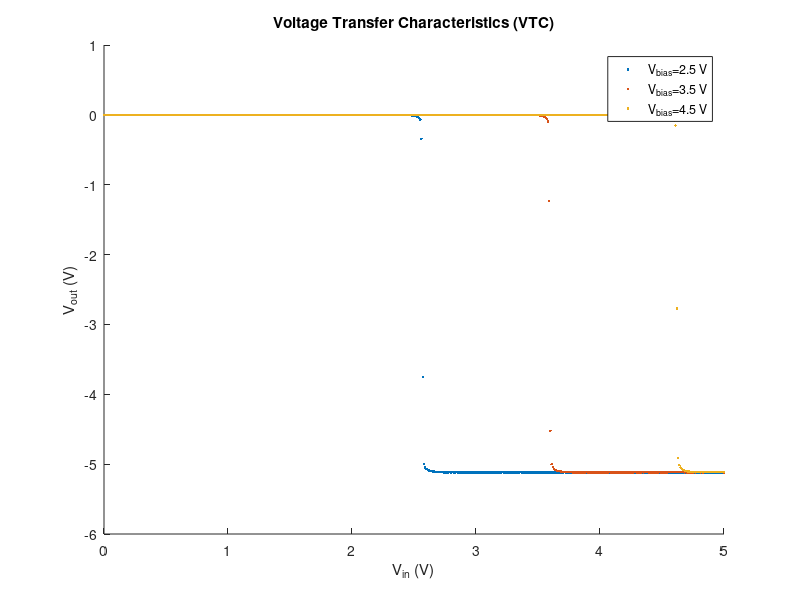
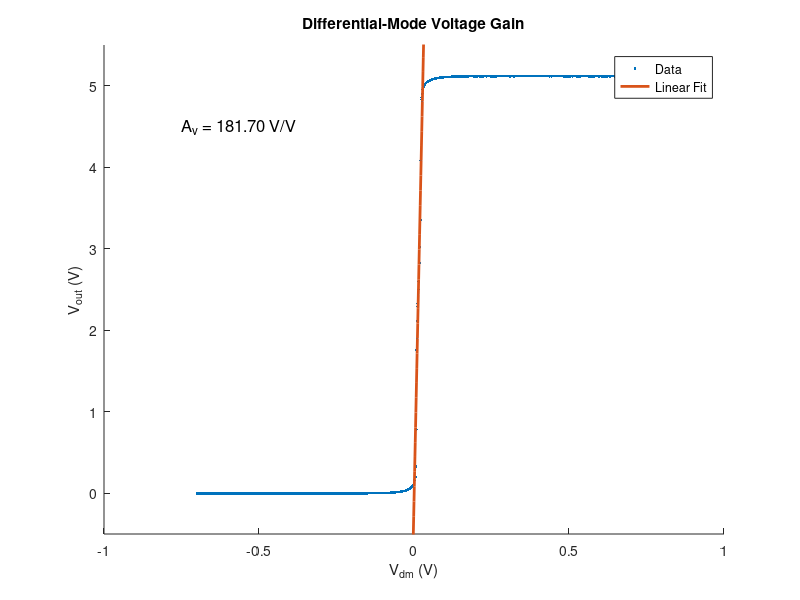
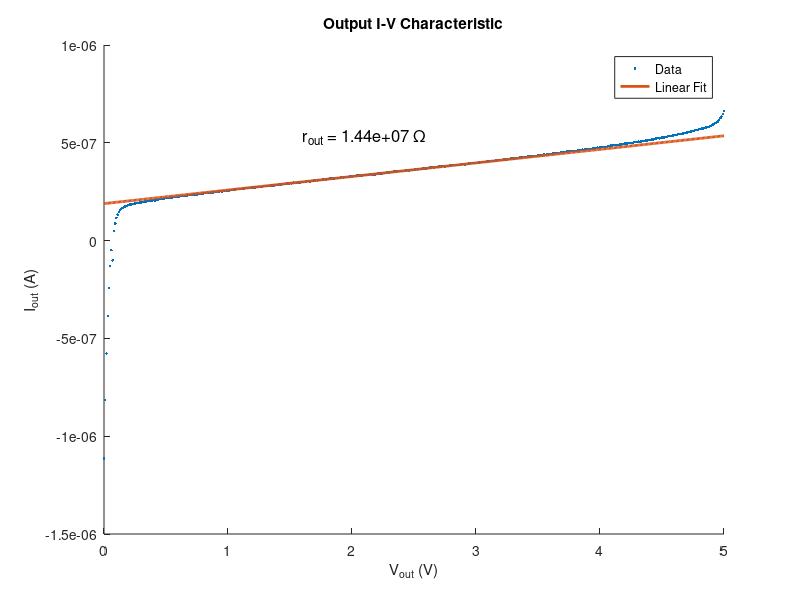
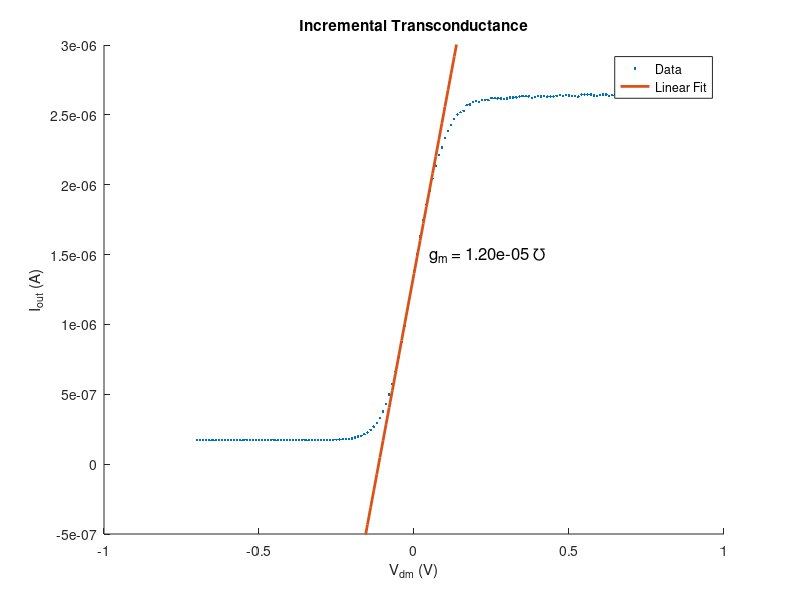

Here is the MATLAB script that generated these plots, in order: (Note: this script raises an error after producing the figures.)
clear; close all; clc;

%% exp1
load('lab7_exp1.mat')

figure; hold on;

plot(V_in_25dV, V_out_25dV, '.');
plot(V_in_35dV, V_out_35dV, '.');
plot(V_in_45dV, V_out_45dV, '.');

xlabel('V_{in} (V)');
ylabel('V_{out} (V)');
title('Voltage Transfer Characteristics (VTC)');
legend('V_{bias}=2.5 V','V_{bias}=3.5 V','V_{bias}=4.5 V','Location','best');


%% exp 2 a
load('lab7_exp2_1.mat')

figure; hold on;

Vdm = V_dm_45dV;
Vout = -V_out_45dV(1:length(Vdm));

plot(Vdm, Vout, '.');

gain = 181.704;
offset = -0.1;

fit_line = gain * Vdm + offset;
plot(Vdm, fit_line, 'LineWidth', 2);

xlabel('V_{dm} (V)');
ylabel('V_{out} (V)');
title('Differential-Mode Voltage Gain');
legend('Data','Linear Fit','Location','best');

ylim([-0.5 5.5])

text(-0.75, 4.5, sprintf('A_v = %.2f V/V', gain), 'FontSize', 12);


%% exp 2 b
load('lab7_exp2_2_v2.mat')

figure; hold on;

V = V_out_45dV;
I = I_out_45dV;

plot(V, I, '.');

idx = (V >= 1.5) & (V <= 2.5);

p = polyfit(V(idx), I(idx), 1);
slope = p(1);
r_out = 1 / slope;

fit_line = polyval(p, V);
plot(V, fit_line, 'LineWidth', 2);

xlabel('V_{out} (V)');
ylabel('I_{out} (A)');
title('Output I-V Characteristic');
legend('Data','Linear Fit','Location','best');

text(1.6, max(I)*0.8, sprintf('r_{out} = %.2e \\Omega', r_out), 'FontSize', 12);


%% exp 2 c
load('lab7_exp2_3.mat')

figure; hold on;

plot(Vdm_45dV, I_out, '.');

idx = (Vdm_45dV >= -0.06) & (Vdm_45dV <= 0.0);

p = polyfit(Vdm_45dV(idx), I_out(idx), 1);
gm = p(1);

fit_line = polyval(p, Vdm_45dV);
plot(Vdm_45dV, fit_line, 'LineWidth', 2);

xlabel('V_{dm} (V)');
ylabel('I_{out} (A)');
title('Incremental Transconductance');
legend('Data','Linear Fit','Location','best');

ylim([-0.5e-6, 3e-6])


text(0.05, 1.5*10^-6, sprintf('g_m = %.2e ℧', gm), 'FontSize', 12);

%% gain compare
Av_calc = gm * r_out;
fprintf('Gain from VTC: %.2f V/V\n', gain);
fprintf('Gain from gm*rout: %.2f V/V\n', Av_calc);


%% exp3 a 
data = readmatrix('Long Pulse\NewFile1.csv');

CH1 = data(:,2);
CH2 = data(:,3);

CH1_smooth = movmean(CH1, 5);
CH2_smooth = movmean(CH2, 5);

t0 = -6.00e-4;
dt = 1.00e-6;
t = t0 + (0:length(CH1)-1)' * dt;
t = t - t(1);

offset_correction = mean(CH2_smooth(1:50)) - mean(CH1_smooth(1:50));
CH2_aligned = CH2_smooth - offset_correction;

[~, rise_idx_in] = max(diff(CH1_smooth));
[~, fall_idx_in] = min(diff(CH1_smooth));
t_rise_edge = t(rise_idx_in);
t_fall_edge = t(fall_idx_in);

figure;
plot(t, CH1_smooth, 'b.'); hold on;
plot(t, CH2_aligned, 'r.');

xlabel('Time (s)');
ylabel('Voltage (V)');
title('Unity-Gain Follower (Small Signal)');

idx_rise = (t > t_rise_edge + 30e-6) & (t < t_rise_edge + 100e-6);

t_rise = t(idx_rise);
v_rise = CH2_aligned(idx_rise);
Vf_r = v_rise(end);
Vi_r = v_rise(1);

mask_r = abs(v_rise - Vf_r) > 1e-4;
t_r = t_rise(mask_r);
v_r = v_rise(mask_r);

y_r = log(abs(v_r - Vf_r));
p_r = polyfit(t_r, y_r, 1);
tau_rise = -1 / p_r(1);

t_fit_rise = linspace(t_rise(1), t_rise(end), 200);
Vfit_rise = Vf_r + (Vi_r - Vf_r) * exp(-(t_fit_rise - t_fit_rise(1)) / tau_rise);

plot(t_fit_rise, Vfit_rise, 'k-', 'LineWidth', 2);
text(mean(t_fit_rise), mean(Vfit_rise), ...
    sprintf('\\tau_{rise} = %.2e s', tau_rise), ...
    'FontSize', 11, 'Color', 'k');

idx_fall = (t > t_fall_edge + 19e-6) & (t < t_fall_edge + 85e-6);

t_fall = t(idx_fall);
v_fall = CH2_aligned(idx_fall);
Vf_f = v_fall(end);
Vi_f = v_fall(1);

mask_f = abs(v_fall - Vf_f) > 1e-4;
t_f = t_fall(mask_f);
v_f = v_fall(mask_f);

y_f = log(abs(v_f - Vf_f));
p_f = polyfit(t_f, y_f, 1);
tau_fall = -1 / p_f(1);

t_fit_fall = linspace(t_fall(1), t_fall(end), 200);
Vfit_fall = Vf_f + (Vi_f - Vf_f) * exp(-(t_fit_fall - t_fit_fall(1)) / tau_fall);

plot(t_fit_fall, Vfit_fall, 'g-', 'LineWidth', 2);
text(mean(t_fit_fall), mean(Vfit_fall), ...
    sprintf('\\tau_{fall} = %.2e s', tau_fall), ...
    'FontSize', 11, 'Color', 'g');

fprintf('Tau rise = %.2e s\n', tau_rise);
fprintf('Tau fall = %.2e s\n', tau_fall);
legend('Input (V)','Output (V)', 'Rise Fit', 'Fall Fit', 'Location','bestoutside');


%% exp3 b
data = readmatrix('Short Pulse\NewFile1.csv');

CH1 = data(:,2);
CH2 = data(:,3);

CH1_smooth = movmean(CH1, 40);
CH2_smooth = movmean(CH2, 40);

t0 = -6.00e-4;
dt = 1.00e-6;
t = t0 + (0:length(CH1)-1)' * dt;
t = t - t(1);

offset_correction = mean(CH2_smooth(1:50)) - mean(CH1_smooth(1:50));
CH2_aligned = CH2_smooth - offset_correction;

[~, rise_idx_in] = max(diff(CH1_smooth));
[~, fall_idx_in] = min(diff(CH1_smooth));
t_rise_edge = t(rise_idx_in);
t_fall_edge = t(fall_idx_in);

figure;
plot(t, CH1_smooth, 'b.'); hold on;
plot(t, CH2_aligned, 'r.');

xlabel('Time (s)');
ylabel('Voltage (V)');
title('Unity-Gain Follower (Large Signal)');

idx_rise = (t > t_rise_edge + 1e-6) & (t < t_rise_edge + 30e-6);

p_rise = polyfit(t(idx_rise), CH2_aligned(idx_rise), 1);
slew_rise = p_rise(1);

t_fit_rise = linspace(min(t), max(t), 500);
v_fit_rise = polyval(p_rise, t_fit_rise);

plot(t_fit_rise, v_fit_rise, 'k-', 'LineWidth', 2);

text(0.62*10^-3, 1.5, ...
    sprintf('SR_{rise} = %.2e V/s', slew_rise), ...
    'FontSize', 11, 'Color', 'k');

idx_fall = (t > t_fall_edge + 5e-6) & (t < t_fall_edge + 35e-6);

p_fall = polyfit(t(idx_fall), CH2_aligned(idx_fall), 1);
slew_fall = p_fall(1);

t_fit_fall = linspace(min(t), max(t), 500);
v_fit_fall = polyval(p_fall, t_fit_fall);

plot(t_fit_fall, v_fit_fall, 'g-', 'LineWidth', 2);

text(0.38*10^-3, 1.5, ...
    sprintf('SR_{fall} = %.2e V/s', slew_fall), ...
    'FontSize', 11, 'Color', 'g');
ylim([1.47 1.54])
legend('Input (V)', 'Output (V)', 'Rise Fit', 'Fall Fit', 'Location','bestoutside');
